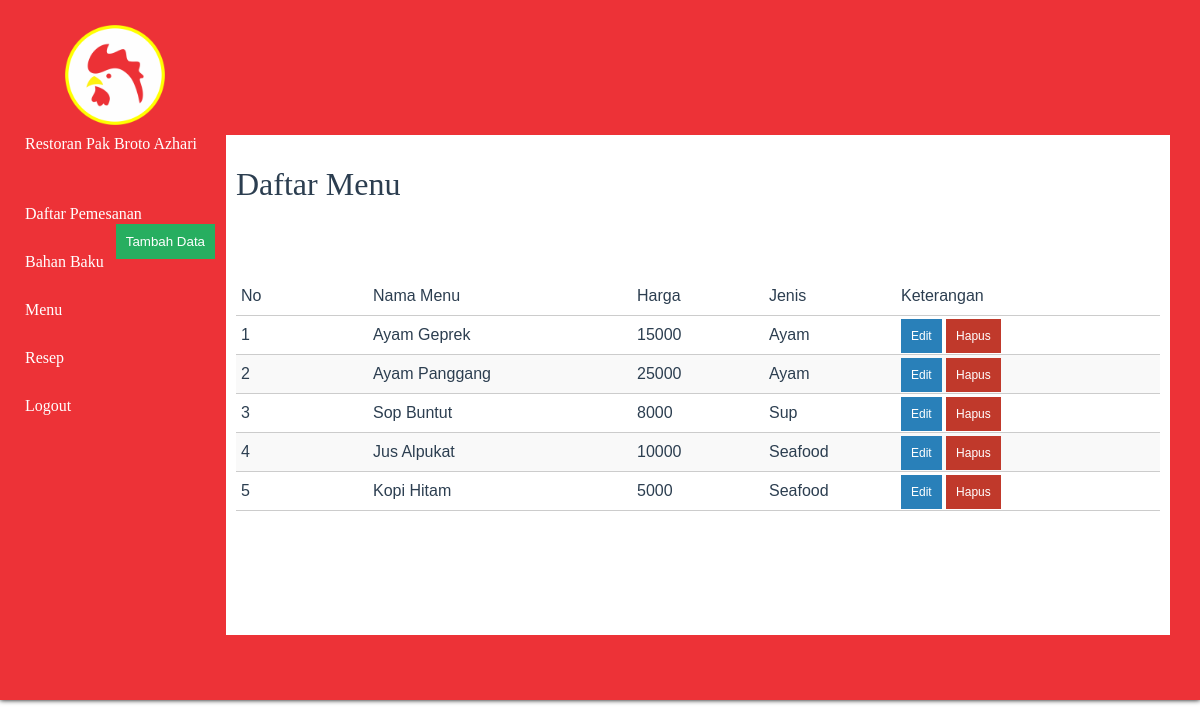
Page /modul_menu/list-menu.php on the earlier database version.
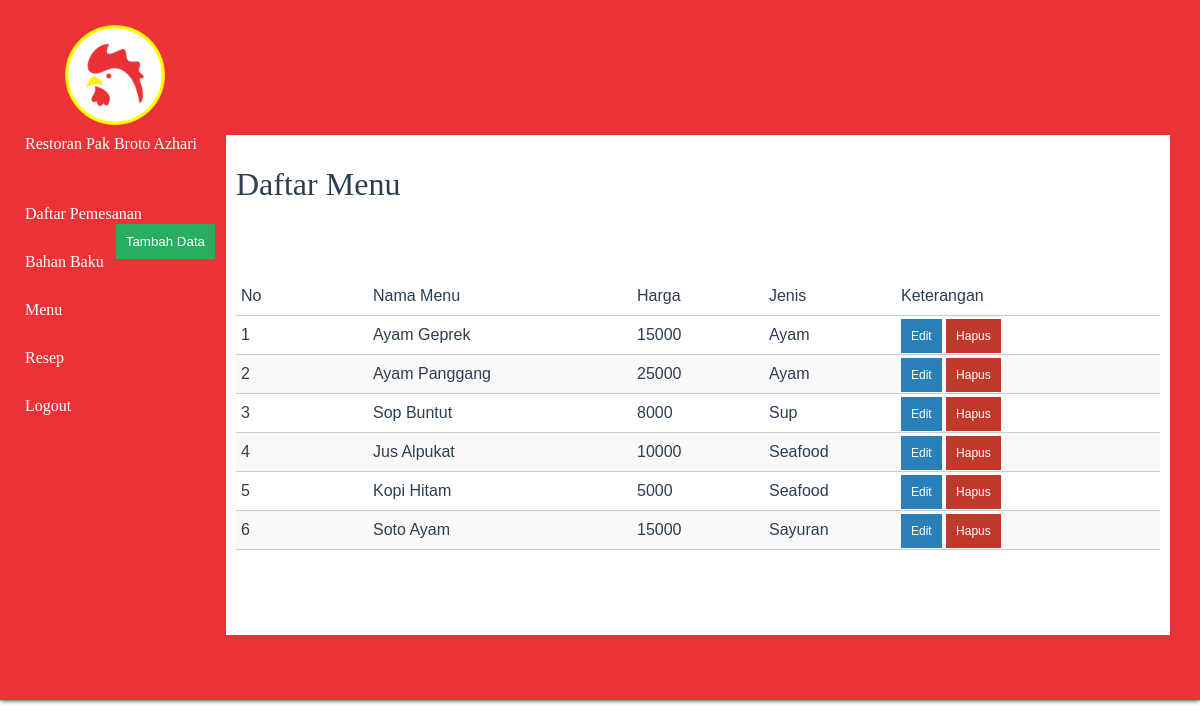
Same page on the later database version.
### tables this page shows
CREATE TABLE `menu` (
  `id_menu` int(11) NOT NULL,
  `nama_menu` varchar(50) NOT NULL,
  `harga_menu` int(11) NOT NULL,
  `jenis_menu` varchar(50) NOT NULL,
  `id` int(11) NOT NULL
);

### modul_menu/proses-list-menu.php (called while the page is built, shortened)
<?php
include '../connection.php';
$query = "SELECT * FROM menu";
$hasil = mysqli_query($db, $query);
$data_menu = array();
while ($row = mysqli_fetch_assoc($hasil)) {
    $data_menu[] = $row;
}
?>

### modul_menu/list-menu.php (the view, shortened to what this page needs)
<?php
include '../function.php';
include 'proses-list-menu.php';
?>
<!DOCTYPE html>
<html lang="en">
<head>
    <link rel="stylesheet" href="../css/style.css">
</head>
<body>
    <div class="container clearfix">
        <div class="logo"><img src="../img/LOGO.png" ></div>
        <h4>Restoran Pak Broto Azhari</h4>
        <div class="content">
            <h1>Daftar Menu</h1>
            <div class="btn-tambah-div">
                <a href="tambah-menu.php"><button class="btn btn-tambah" style="right: 925px;">Tambah Data</button></a>
            </div>
            <br>
            <?php if (empty($data_menu)) : ?>
            Tidak ada data.
            <br>
            <?php else : ?>
            <table class="data">
                <tr>
                    <th style="text-align: left; width: 10%;">No</th>
                    <th style="text-align: left; width: 20%;">Nama Menu</th>
                    <th style="text-align: left; width: 10%;">Harga</th>
                    <th style="text-align: left; width: 10%;">Jenis</th>
                    <th style="text-align: left; width: 20%;">Keterangan</th>
                </tr>
                <?php $no=1; ?>
                <?php foreach ($data_menu as $menu) : ?>
                <tr>
                    <td><?php echo $no++; ?></td>
                    <td><?php echo $menu['nama_menu'] ?></td>
                    <td><?php echo $menu['harga_menu'] ?></td>
                    <td><?php echo $menu['jenis_menu'] ?></td>
                    <td>
                        <a href="edit-menu.php?id_menu=<?php echo $menu['id_menu']; ?>" class="btn btn-edit">Edit</a>
                        <a href="delete-menu.php?id_menu=<?php echo $menu['id_menu']; ?>" class="btn btn-hapus" onclick="return confirm('anda yakin akan menghapus data?');">Hapus</a>
                    </td>
                </tr>
                <?php  endforeach ?>
            </table>
            <?php endif ?>
        </div>
    </div>
</body>
</html>

Differences in the rows shown:
added menu: nama_menu "Soto Ayam", harga_menu "15000", jenis_menu "Sayuran"
